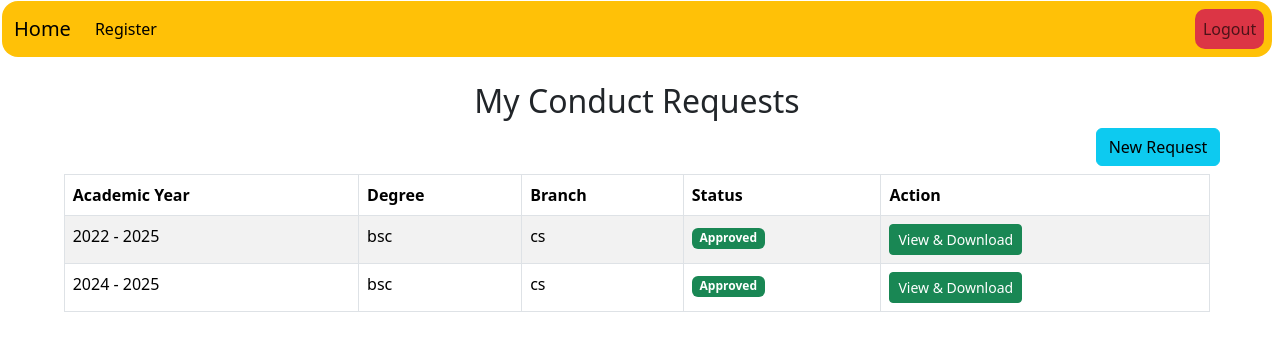
Page /student_dashboard/ (signed in) on the committed database.
### CC/models.py (models this page shows, shortened)
class ConductCertificate(models.Model):
    STATUS_CHOICES = [
        ('Pending', 'Pending'),
        ('Approved', 'Approved'),
        ('Rejected', 'Rejected'),
    ]
    student = models.ForeignKey(User, on_delete=models.CASCADE)
    name = models.CharField(max_length=100)
    academic_year_from = models.IntegerField()
    academic_year_to = models.IntegerField()
    degree = models.CharField(max_length=100)
    branch = models.CharField(max_length=100)
    signature = models.ImageField(upload_to='signatures/')
    status = models.CharField(max_length=10, choices=STATUS_CHOICES, default='Pending')
    principal_signature = models.ImageField(upload_to='principal_signatures/', blank=True, null=True)

### CC/views.py (the view)
# urls.py: path('student_dashboard/', views.student_dashboard, name='student_dashboard'),
def student_dashboard(request):
    if request.user.profile.role != 'student':
        return redirect('home')
    my_requests = ConductCertificate.objects.filter(student=request.user)
    return render(request, 'CC/student_dashboard.html', {
        'my_requests': my_requests
    })

### CC/templates/CC/student_dashboard.html
{% extends 'CC/base.html' %}
{% block content %}
<br/>
<h2 class="text-center">My Conduct Requests</h2>
<a href="{% url 'conduct_request' %}" class="btn btn-info mb-2" style="margin-left: 86%;">New Request</a>
<table class="table table-bordered table-striped" style="width: 90%; margin: auto;">
    <thead>
        <tr>
            <th>Academic Year</th>
            <th>Degree</th>
            <th>Branch</th>
            <th>Status</th>
            <th>Action</th>
        </tr>
    </thead>
    <tbody>
        {% for cert in my_requests %}
        <tr>
            <td>{{ cert.academic_year_from }} - {{ cert.academic_year_to }}</td>
            <td>{{ cert.degree }}</td>
            <td>{{ cert.branch }}</td>
            <td>
                {% if cert.status == "Pending" %}
                    <span class="badge bg-warning text-dark">Pending</span>
                {% elif cert.status == "Approved" %}
                    <span class="badge bg-success">Approved</span>
                {% else %}
                    <span class="badge bg-danger">Rejected</span>
                {% endif %}
            </td>
            <td>
     {% if cert.status == "Pending" %}
        <a href="{% url 'certificate_preview' cert.id %}" class="btn btn-primary btn-sm">Preview</a>
        <a href="{% url 'conduct_request_edit' cert.id %}" class="btn btn-warning btn-sm">Edit</a>
    {% elif cert.status == "Approved" %}
        <a href="{% url 'certificate_preview' cert.id %}" class="btn btn-success btn-sm">View & Download</a>
    {% else %}
        <span class="badge bg-danger">Rejected</span>
    {% endif %}
</td>
        </tr>
        {% empty %}
        <tr><td colspan="5" class="text-center">No requests found</td></tr>
        {% endfor %}
    </tbody>
</table>
{% endblock %}

### rows in the picture
ConductCertificate: academic_year_from "2022", academic_year_to "2025", degree "bsc", branch "cs", status "Approved"
ConductCertificate: academic_year_from "2024", academic_year_to "2025", degree "bsc", branch "cs", status "Approved"
